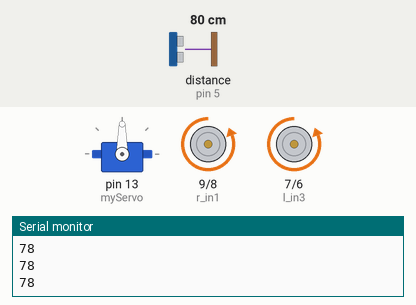
Simulated run of this sketch. Board: Arduino Uno, built with avr-gcc and run on an emulated ATmega328P. On the bench: servo, motor-driver pin pairs drawn as motors (green arrow = first pin HIGH = forward, orange = second pin HIGH = backward, longer = more drive, scaled by the enable pin), the last lines printed to the serial monitor. Wiring (inferred from the names in the program): ultrasonic range finder: trigger pin 4; echo pin 5. The inputs (shaded band) are chosen by the test bench; at power-on: distance to the obstacle (sensor on pin 5) 80 cm. The echo pulse lasts 58.3 µs per cm.

Above: at 1.2 s.
1.3 s: distance to the obstacle (sensor on pin 5) set to 33 cm
2.8 s: distance to the obstacle (sensor on pin 5) set to 28 cm
At 2.9 s:
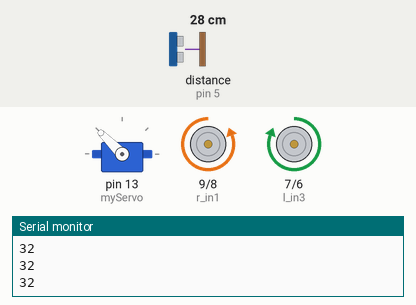
5.8 s: distance to the obstacle (sensor on pin 5) set to 35 cm
At 6.6 s:
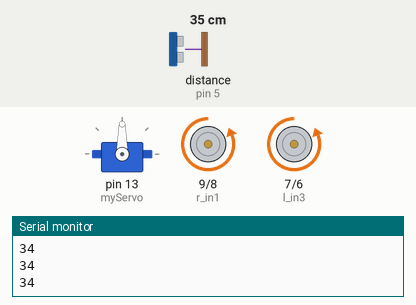
7.5 s: distance to the obstacle (sensor on pin 5) set to 2 cm
At 7.8 s:
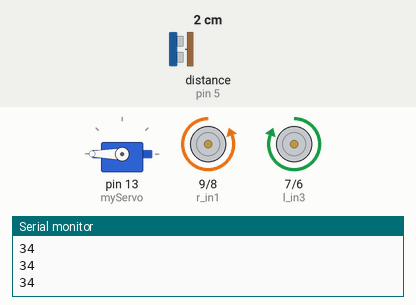
Timing chart, 0 to 11.5 s (numbered marks = the images above; inputs shaded):
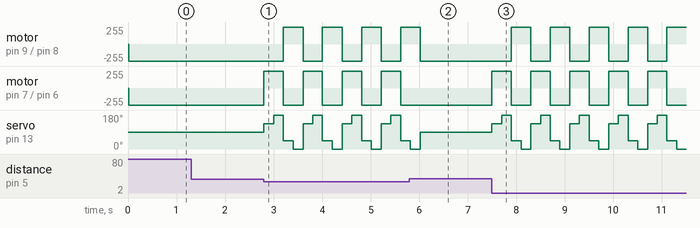

Measured:
- the behaviour switches between 31 and 30 cm on distance to the obstacle (sensor on pin 5) (found by bisection; images 0 and 1)
- after the input at 2.8 s, motor on pin 9 (r_in1) / pin 8 (r_in2): alternates forward 255/255 for 0.40 s and backward 255/255 for 0.40 s, starting after 0.40 s; motor on pin 7 (l_in3) / pin 6 (l_in4): alternates forward 255/255 for 0.40 s and backward 255/255 for 0.40 s, starting at once
- after the input at 5.8 s, motor on pin 9 (r_in1) / pin 8 (r_in2): goes on until 6.0 s, then stays backward 255/255; motor on pin 7 (l_in3) / pin 6 (l_in4): stops changing and stays backward 255/255
- after the input at 7.5 s, motor on pin 9 (r_in1) / pin 8 (r_in2): alternates forward 255/255 for 0.40 s and backward 255/255 for 0.40 s, starting after 0.40 s; motor on pin 7 (l_in3) / pin 6 (l_in4): alternates forward 255/255 for 0.40 s and backward 255/255 for 0.40 s, starting at once

The sketch:

obstacle_avoiding_car.ino
```cpp
#include <Servo.h>
Servo myServo; int echo =5,trig=4,x=1,y=200;
const int r_ena=10;
const int l_ena=11;
const int r_in1=9;
const int r_in2=8;
const int l_in3=7;
const int l_in4=6;
int speeds=255, data=0;
void setup()
{
  Serial.begin(9600);
  myServo.attach(13);
  pinMode(echo,INPUT);
  pinMode(trig,OUTPUT);
  pinMode(r_ena,OUTPUT);
  pinMode(r_in1,OUTPUT);
  pinMode(r_in2,OUTPUT);
  pinMode(l_ena,OUTPUT);
  pinMode(l_in3,OUTPUT);
  pinMode(l_in4,OUTPUT);
  digitalWrite(r_in1,LOW);
  digitalWrite(r_in2,LOW);
  digitalWrite(l_in3,LOW);
  digitalWrite(l_in4,LOW);
  analogWrite(r_ena,0);
  analogWrite(l_ena,0);
  myServo.write(90);
}

void loop()
{
 /* forward();
  delay(5000);
  backward();
  delay(5000);
  leftward();
  delay(5000);
  rightward();
  delay(5000);*/

  Serial.println(distance_Function(echo,trig));
  if(distance_Function(echo,trig)<30)
  {

    if(x==1)
    {
     // delay(2000);
      myServo.write(135);
      //backward();
      leftward();
      delay(y);
      x=x+1;
    }
    if(x==2)
    {
     // delay(2000);
      myServo.write(180);
      //backward();
      leftward();
      delay(y);
      x=x+1;
    }
    if(x==3)
    {
    //  delay(2000);
      myServo.write(45);
     // backward();
      rightward();
      delay(y);
      x=x+1;
    }
    if(x==4)
    {
    //  delay(2000);
      myServo.write(0);
      //backward();
      rightward();
      delay(y);
      x=x+1;
    }
    if(x==5)
     x=1;

    //delay(2000);
  }
  else
  {

      myServo.write(90);
      forward();
      x=1;

}
}

int distance_Function(int echo,int trig)
{
  digitalWrite(trig,LOW);
  delayMicroseconds(2);
  digitalWrite(trig,HIGH);
  delayMicroseconds(10);
  digitalWrite(trig,LOW);
  int duration=pulseIn(echo,HIGH);
  int distance=0.034*duration/2;
  return distance;
}
void backward(){
  digitalWrite(r_in1,HIGH);
  digitalWrite(r_in2,LOW);
  digitalWrite(l_in3,HIGH);
  digitalWrite(l_in4,LOW);
  analogWrite(r_ena,0);
  analogWrite(l_ena,0);
}

void forward(){
  digitalWrite(r_in1,LOW);
  digitalWrite(r_in2,HIGH);
  digitalWrite(l_in3,LOW);
  digitalWrite(l_in4,HIGH);
  analogWrite(r_ena,speeds);
  analogWrite(l_ena,speeds);
}

void rightward(){
  digitalWrite(r_in1,HIGH);
  digitalWrite(r_in2,LOW);
  digitalWrite(l_in3,LOW);
  digitalWrite(l_in4,HIGH);
  analogWrite(r_ena,speeds);
  analogWrite(l_ena,speeds);
}

void leftward(){
  digitalWrite(r_in1,LOW);
  digitalWrite(r_in2,HIGH);
  digitalWrite(l_in3,HIGH);
  digitalWrite(l_in4,LOW);
  analogWrite(r_ena,speeds);
  analogWrite(l_ena,speeds);
}
```
